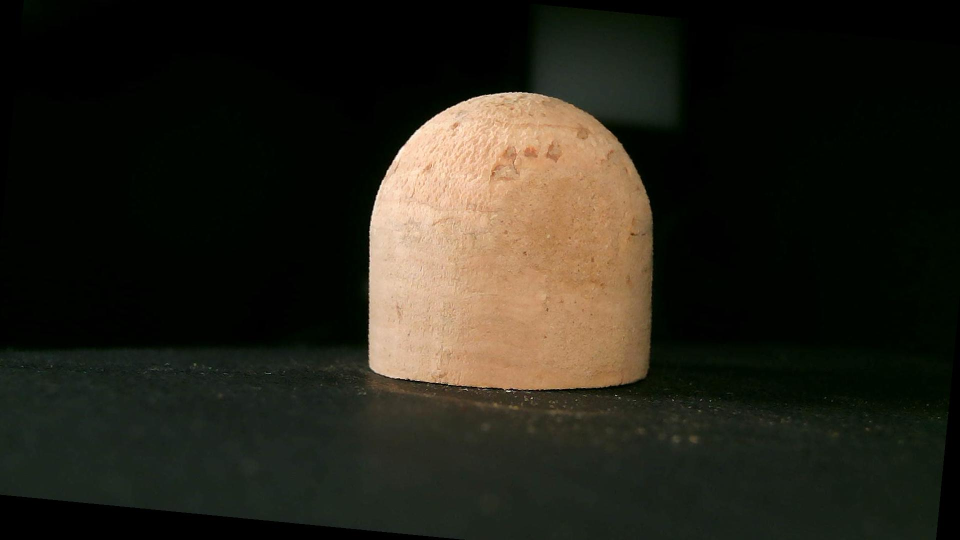
#> input picture Img/17_camB._mify.jpg, 1920 x 1080 px, given as the content of the folder ../Batch_Img, which was not available (shown at 1/2 size)
$ python rotate.py
#> lines starting #> are read from the running program, lines starting #| are printed output that depends on the picture; after the words box and inside, x2 and y2 are one past the last pixel; in counts of white or black regions, pixels touching at a corner belong together; pictures that were not available may be replaced by others from this repository, and a replacement may not be noted
### CoordinateV2/edge_detection.py
import math

import cv2
import numpy as np
import re
import os
from PIL import Image

#边缘检测函数，返回一个二值图
def detection(img_path):

    # #生成宽1080，长1920的白色背景
    # bg = np.zeros((1080, 1920), np.uint8)
    # # 白色背景
    # bg.fill(255)

    np.set_printoptions(threshold=np.inf)
    # # 导入图像
    img = cv2.imread(img_path)
    #下采样
    # img = cv2.pyrDown(cv2.imread(img_path, cv2.IMREAD_UNCHANGED))
    # 对比度调节
    img = cv2.convertScaleAbs(img, 0, 3)
    # 图像二值化
    image = cv2.cvtColor(img, cv2.COLOR_BGR2RGB)
    # 图像灰度化
    gray = cv2.cvtColor(image, cv2.COLOR_RGB2GRAY)
    # 设置卷积核
    kernel = np.ones((10, 10), np.uint8)
    # kernel = np.ones((10, 10), np.uint8)
    # 图像开运算,形态学开运算
    result = cv2.morphologyEx(gray, cv2.MORPH_OPEN, kernel)
    # 高斯滤波降噪
    lenna = cv2.GaussianBlur(result, (5, 5), 0)
    # Canny边缘检测，50为低阈值low，150为高阈值high
    canny = cv2.Canny(lenna, 0, 255)


    # # 轮廓提取
    # contours, _ = cv2.findContours(canny, cv2.RETR_TREE, cv2.CHAIN_APPROX_SIMPLE)  # 根据二值图找轮廓
    # # 将轮廓绘制在背景上
    # cv2.drawContours(bg, contours, 0, (0, 0, 255), 3)  # 把轮廓画在原图上（0,0,255） 表示 RGB 三通道，红色
    # # 图像二值化
    # bg = cv2.cvtColor(bg, cv2.COLOR_BGR2RGB)
    # # 图像灰度化
    # gray = cv2.cvtColor(bg, cv2.COLOR_RGB2GRAY)

    return canny
def opration_on_detection(img_path):
    canny = detection(img_path)
    img = cv2.imread(img_path, cv2.IMREAD_UNCHANGED)
    contours, hierarchy = cv2.findContours(canny, cv2.RETR_EXTERNAL, cv2.CHAIN_APPROX_SIMPLE)


    #找出contours中最大的一组，之给最大的一组数据做下列操作
    max_score = 0
    max_contour = 0
    for j in contours:
        if (j.size > max_score):
            max_score = j.size
            max_contour = j
    c = max_contour


    #找最小矩形，默认图没有旋转
    x, y, w, h = cv2.boundingRect(c)
    top_y = y
    left_upper = [x,y]
    #绘制矩阵
    # cv2.rectangle(img, (x, y), (x + w, y + h), (0, 255, 0), 2)


    # 查找最小区域，适用于图旋转后
    rect = cv2.minAreaRect(c)
    # 计算最小面积矩形的坐标
    box = cv2.boxPoints(rect)
    # 将坐标标准化为整数
    box = np.int0(box)
    # 绘制等高线
    cv2.drawContours(img, [box], 0, (0, 0, 255), 3)


    # 计算最小封闭圆的中心和半径
    (x, y), radius = cv2.minEnclosingCircle(c)
    # 转换为整数
    center = (int(x), int(y))
    radius = int(radius)
    # 画圆
    img = cv2.circle(img, center, radius, (0, 255, 0), 2)

    #椭圆拟合
    test = c
    new_c = []
    # middle = abs((box[0][1]+box[1][1])/2)
    middle = abs(top_y+h/2)
    shape = test.shape
    for i in range(0, shape[0]):
        k = test[i]
        if(k[0][1]<middle):
            new_c.append(k)
    new_c = np.array(new_c)

    (x, y), radius = cv2.minEnclosingCircle(new_c)
    # 转换为整数
    center = (int(x), int(y))
    radius = int(radius)
    # 画圆
    img = cv2.circle(img, center, radius, (0, 255, 0), 2)

    (cx, cy), (a, b), angle = cv2.fitEllipse(new_c)
    #center 为焦点距离的一半
    center_t = math.sqrt(b*b-a*a)
    #e为离心率
    e = center_t/a
    # 绘制椭圆
    cv2.ellipse(img, (np.int32(cx), np.int32(cy)),
               (np.int32(a / 2), np.int32(b / 2)), angle, 0, 360, (0, 0, 255), 2, 8, 0)

    #绘制边界
    # cv2.drawContours(img, contours, -1, (255, 0, 0), 3)
    cv2.drawContours(img, contours, -1, (0, 0, 255), -1)

    #得到的绘制后的图像，得到的矩阵左上角的点，高度。宽度，得到的离心率
    return img,left_upper,w,h,e,a,b,w*h/2+math.pi*radius*radius/2
def  area(img_path):

    #必须要闭合的才能做

    # canny = detection(img_path)
    # contous, hierarchy = cv2.findContours(canny, cv2.RETR_EXTERNAL, cv2.CHAIN_APPROX_SIMPLE)
    #
    # max_score = 0
    # max_number = 0
    # for j in contous:
    #     if (j.size > max_score):
    #         max_score = j.size
    #         max_number = j
    # m = max_number
    #
    # c = m
    #
    # # 定义能包含此裂缝的最小矩形，矩形为水平方向
    # left_x = min(c[:, 0, 0])
    # right_x = max(c[:, 0, 0])
    # down_y = max(c[:, 0, 1])
    # up_y = min(c[:, 0, 1])
    #
    # # 构造包含轮廓的矩形的所有像素点
    # Nx = 2 ** 8
    # Ny = 2 ** 8
    # pixel_X = np.linspace(left_x, right_x, Nx)
    # pixel_Y = np.linspace(up_y, down_y, Ny)
    # # 从坐标向量中生成网格点坐标矩阵
    # xx, yy = np.meshgrid(pixel_X, pixel_Y)
    # # 筛选出轮廓内所有像素点
    # in_list = []
    # for i in range(pixel_X.shape[0]):
    #     for j in range(pixel_X.shape[0]):
    #         # cv2.pointPolygonTest可查找图像中的点与轮廓之间的最短距离.当点在轮廓外时返回负值，当点在内部时返回正值，如果点在轮廓上则返回零
    #         # 统计裂缝内的所有点的坐标
    #         if cv2.pointPolygonTest(c, (xx[i][j], yy[i][j]), False) > 0:
    #             in_list.append((xx[i][j], yy[i][j]))
    # in_point = np.array(in_list)
    # # # 绘制轮廓
    # # img_original = cv2.imread(img_path)
    # # cv2.drawContours(img_original, contous, -1, (0, 0, 255), -1)
    # # cv2.imshow('Inscribed_circle', img_original)
    # # # cv2.imwrite('inference/output/Inscribed_circle.png', img_original)
    # # cv2.waitKey(0)
    # return in_point.shape[0]


    #对于不闭合的也能计算
    img = cv2.pyrDown(cv2.imread(img_path, cv2.IMREAD_UNCHANGED))
    ret, thresh = cv2.threshold(cv2.cvtColor(img.copy(), cv2.COLOR_BGR2GRAY), 127, 255, cv2.THRESH_BINARY)
    contours, hierarchy = cv2.findContours(thresh, cv2.RETR_EXTERNAL, cv2.CHAIN_APPROX_SIMPLE)
    area = 0
    for i in contours:
        area += cv2.contourArea(i)

    # cv2.drawContours(img, contours, -1, (255, 0, 0), 1)
    # cv2.imshow("contours", img)

    cv2.waitKey(1)
    return area

# [10 lines left out: function cal_abs, not called in this run]

def eval_all(img_path):


    #默认摆正
    # rotate(img_path)
    stand_area_score = 0
    stand_circularity_score = 0
    stand_height_score = 0


    aggregate = opration_on_detection(img_path)
    # 归一化，需要做
    area_score = area(img_path)
    circularity_score = aggregate[4]
    height_score = aggregate[3]

    stand_area_score = aggregate[7]
    stand_circularity_score = 0
    stand_height_score = 600

    area_Dif = abs(stand_area_score-area_score)
    circularity_Dif = abs(stand_circularity_score-circularity_score)
    height_Dif = abs(stand_height_score - height_score)

    area_threshold = 250000
    circularity_threshold = 0.35
    height_threshold = 100

    cv2.imshow(img_path, aggregate[0])

    # cv2.waitKey(1000)
    # cv2.destroyWindow(img_path)

    cv2.waitKey(0)
    # 主要的逻辑检测部分
    if((area_Dif>area_threshold)or(circularity_Dif>circularity_threshold)or(height_Dif>height_threshold)):
        return False
    else:
        return True


    # [12 lines of commented-out code are left out]

def sort_key(s):
    # 排序关键字匹配
    # 匹配开头数字序号
    if s:
        try:
            c = re.findall('^\d+', s)[0]
        except:
            c = -1
        return int(c)

def strsort(alist):
    alist.sort(key=sort_key)
    return alist

def Batch_processing(Img_Dir):

    image_list = os.listdir(Img_Dir)

    #按照开头的数字进行排序
    strsort(image_list)


    for image in image_list:
        img_path = Img_Dir+'/'+image

        result = eval_all(img_path)
        print(img_path+"的结果："+str(result))
        #         核心代码，把对每一张图片要做的事情放在这里
        #         评估所有的照片质量


# img_path = "../Img/baminton_1.jpg"
# area = area(img_path)
# print(area)
#Img_Dir 为图片路径
Img_Dir = "../Batch_Img"
Batch_processing(Img_Dir)
#> in detection, img is the input picture: shape (1080, 1920, 3); mean B, G, R 25.6, 35.4, 38
#> in detection, `canny = cv2.Canny(lenna, 0, 255)`:
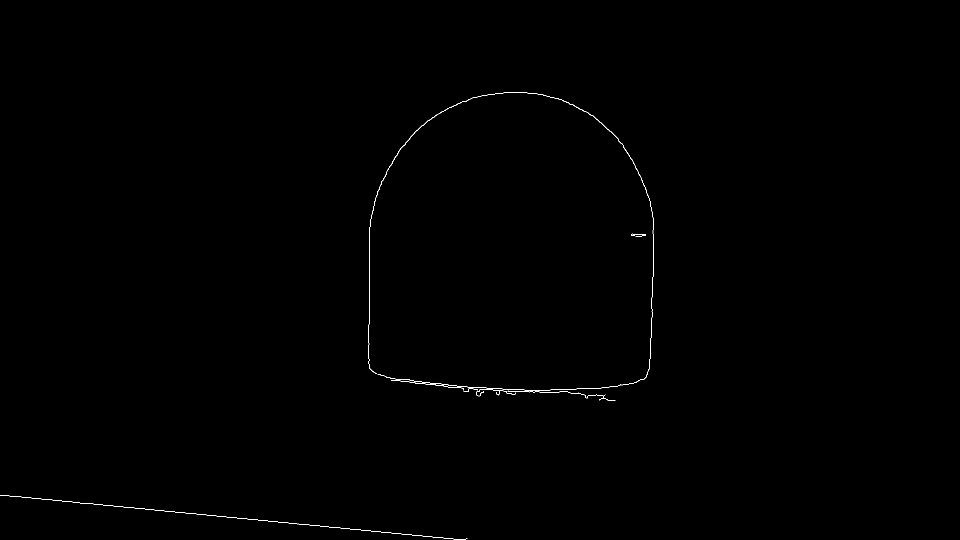
#> canny: shape (1080, 1920) (shown at 1/2 size); 0.18% white in thin lines or dots, all inside (x1, y1, x2, y2) = (0, 185, 1307, 1080)
#> in opration_on_detection, `contours, hierarchy = cv2.findContours(canny, cv2.RETR_EXTERNAL, cv2.C..`: contours = 7 contours, 5 with area under 20; largest, box (x1, y1, x2, y2) and area: (737, 185, 1307, 781) 292, (1262, 467, 1292, 473) 34
#> the loop in opration_on_detection, `for j in contours:` made 7 passes
#> max_score on passes 1, 7: 734, 2078
#> after the loop in opration_on_detection, `for j in contours:`: max_contour = contour of 1039 points, box (x1, y1, x2, y2) (737, 185, 1307, 781), area 292; max_score = 2078
#> in opration_on_detection, `c = max_contour`: c has the same summary as max_contour
#> in opration_on_detection, `x, y, w, h = cv2.boundingRect(c)`: x = 737; y = 185; w = 570; h = 596
#> in opration_on_detection, `top_y = y`: top_y = 185
#> in opration_on_detection, `left_upper = [x,y]`: left_upper = [737, 185]
#> in opration_on_detection, `rect = cv2.minAreaRect(c)`: rect = ((1022.5, 482.3), (595, 568.2), -89.53)
#> in opration_on_detection, `box = cv2.boxPoints(rect)`: box = [[1304.1, 782.1], [736, 777.5], [740.8, 182.5], [1309, 187.1]]
#> in opration_on_detection, `box = np.int0(box)`: box = [[1304, 782], [735, 777], [740, 182], [1308, 187]]
#> in opration_on_detection, `(x, y), radius = cv2.minEnclosingCircle(c)`: x = 1022.1; y = 532.4; radius = 349.3
#> in opration_on_detection, `center = (int(x), int(y))`: center = (1022, 532)
#> in opration_on_detection, `radius = int(radius)`: radius = 349
#> in opration_on_detection, `test = c`: test has the same summary as max_contour
#> in opration_on_detection, `middle = abs(top_y+h/2)`: middle = 483
#> the loop in opration_on_detection, `for i in range(0, shape[0]):` made 1039 passes
#> k on passes 1 to 3: [[1007, 185]], [[1006, 186]], [[999, 186]]
#> after the loop in opration_on_detection, `for i in range(0, shape[0]):`: new_c = 708 items, first 6: [[1007, 185]], [[1006, 186]], [[999, 186]], [[998, 187]], [[990, 187]], [[989, 188]]
#> in opration_on_detection, `new_c = np.array(new_c)`: new_c = contour of 708 points, box (x1, y1, x2, y2) (739, 185, 1307, 468), area 256
#> in opration_on_detection, `(x, y), radius = cv2.minEnclosingCircle(new_c)`: x = 1022.7; y = 451; radius = 283.7
#> in opration_on_detection, `center = (int(x), int(y))`: center = (1022, 451)
#> in opration_on_detection, `radius = int(radius)`: radius = 283
#> in opration_on_detection, `(cx, cy), (a, b), angle = cv2.fitEllipse(new_c)`: cx = 1022.4; cy = 481.4; a = 567.6; b = 597.6; angle = 10.91
#> in opration_on_detection, `center_t = math.sqrt(b*b-a*a)`: center_t = 187.1
#> in opration_on_detection, `e = center_t/a`: e = 0.33
#> in opration_on_detection, `cv2.drawContours(img, contours, -1, (0, 0, 255), -1)`:
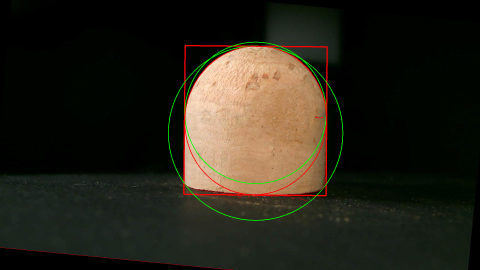
#> img: shape (1080, 1920, 3) (shown at 1/4 size); mean B, G, R 25.1, 36, 39.4
#> in eval_all, `aggregate = opration_on_detection(img_path)`: aggregate = 8 items
#> in area, `ret, thresh = cv2.threshold(cv2.cvtColor(img.copy(), cv2.COLOR_BGR2GRA..`:
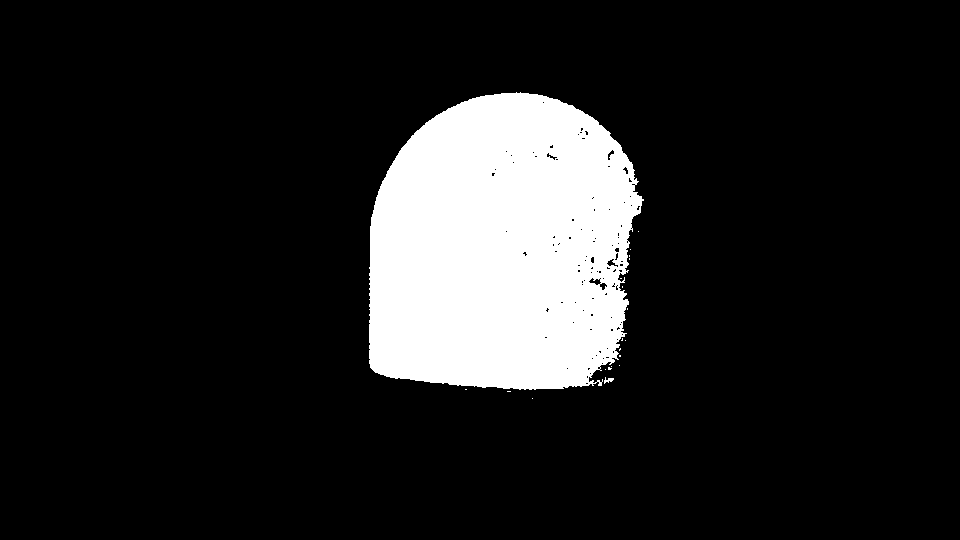
#> thresh: shape (540, 960); 13% white; 20 white regions (18 under 20 px)
#> in area, `contours, hierarchy = cv2.findContours(thresh, cv2.RETR_EXTERNAL, cv2...`: contours = 20 contours, 18 with area under 20; largest, box (x1, y1, x2, y2) and area: (369, 92, 644, 390) 67473, (604, 377, 614, 384) 20
#> the loop in area, `for i in contours:` made 20 passes
#> (i, area) on passes 5, 7, 8, 9, 10, 11, 12, 13: ([[605, 369]], 20), ([[611, 366]], 24), ([[619, 365]], 24), ([[619, 355], [619, 356], [620, 356], [620, 355]], 25), ([[620, 348], [619, 349], [619, 350], [620, 349]], 26), ([[625, 340]], 26), ([[622, 338], [622, 339], [621, 340], [622, 340]], 26.5), ([[627, 308], [627, 309]], 26.5)
#> after the loop in area, `for i in contours:`: area = 67499.5
#> in eval_all, `circularity_score = aggregate[4]`: circularity_score = 0.33
#> in eval_all, `height_score = aggregate[3]`: height_score = 596
#> in eval_all, `stand_area_score = aggregate[7]`: stand_area_score = 295663.5
#> in eval_all, `area_Dif = abs(stand_area_score-area_score)`: area_Dif = 228164
#> in eval_all, `circularity_Dif = abs(stand_circularity_score-circularity_score)`: circularity_Dif = 0.33
#> in eval_all, `height_Dif = abs(stand_height_score - height_score)`: height_Dif = 4

### Coordinate/edge_detection.py
import cv2
import numpy as np

from PIL import Image
# np.set_printoptions(threshold=np.inf)
#输入一张图，输入改图的边缘检测图
#返回值必须是一个闭合的轮廓，且轮廓外的值均相等
#轮廓值为255，非轮廓值为0
def detection(img_path):

    #生成宽1080，长1920的白色背景
    bg = np.zeros((1080, 1920), np.uint8)
    # 白色背景
    bg.fill(255)

    np.set_printoptions(threshold=np.inf)
    # 导入图像
    img = cv2.imread(img_path)

    # 对比度调节
    img = cv2.convertScaleAbs(img, 0, 3)
    # 图像二值化
    image = cv2.cvtColor(img, cv2.COLOR_BGR2RGB)
    # 图像灰度化
    gray = cv2.cvtColor(image, cv2.COLOR_RGB2GRAY)
    # 设置卷积核
    kernel = np.ones((10, 10), np.uint8)
    # kernel = np.ones((10, 10), np.uint8)
    # 图像开运算,形态学开运算
    result = cv2.morphologyEx(gray, cv2.MORPH_OPEN, kernel)
    # 高斯滤波降噪
    lenna = cv2.GaussianBlur(result, (5, 5), 0)
    # Canny边缘检测，50为低阈值low，150为高阈值high
    canny = cv2.Canny(lenna, 0, 255)


    # 轮廓提取
    contours, _ = cv2.findContours(canny, cv2.RETR_TREE, cv2.CHAIN_APPROX_SIMPLE)  # 根据二值图找轮廓
    # 将轮廓绘制在背景上
    cv2.drawContours(bg, contours, 0, (0, 0, 255), 3)  # 把轮廓画在原图上（0,0,255） 表示 RGB 三通道，红色
    # 图像二值化
    bg = cv2.cvtColor(bg, cv2.COLOR_BGR2RGB)
    # 图像灰度化
    gray = cv2.cvtColor(bg, cv2.COLOR_RGB2GRAY)

    return gray


#失败，不太可取
# [20 lines left out: function detectionv2, not called in this run]

### Coordinate/Top_coordinate.py
from Coordinate import edge_detection
#计算返回顶点的坐标
def Top_coordinate(img_path):
    gray = edge_detection.detection(img_path)
    shape = gray.shape
    top = 200
    sign = 0
    # 求最高顶点
    j0 = 0
    for i in range(0, shape[0]):  # shape[0]X轴（从左到右），切片，步长：10
        k = 0
        for j in range(0, shape[1]):
            # 获取像素点
            value = gray[i, j]  # 一幅图的所有像素点
            # print("",value)
            # 获取轮廓
            if (value > 150):  # 轮廓边的点
                if (sign == 0):
                    top = i
                    j0 = j
                    sign = 1
                k = k + 1
        if (k != 0):
            j0 = j0 + round(k / 2)
            break
    return top,j0

### Coordinate/right_x.py
from Coordinate import Top_coordinate
from Coordinate import edge_detection

#求最左边最右边点的函数right_x，调用了Top_coordinate
def right_x(img_path):
    top_x, top_y = Top_coordinate.Top_coordinate(img_path)
    gray = edge_detection.detection(img_path)
    shape = gray.shape

    left = [top_x, top_y]
    right = [top_x, top_y]
    for i in range(0, shape[0]):
        for j in range(0, shape[1]):
            value = gray[i, j]
            if (value > 150):
                if (left[1] > j):
                    left[1] = j
                    left[0] = i
                if (right[1] < j):
                    right[1] = j
                    right[0] = i

    return left, right

### Coordinate/rotate.py
import math
from PIL import Image
from Coordinate import right_x
from CoordinateV2 import edge_detection


def rotate(img_path):

    gray = edge_detection.detection(img_path)
#> call 2 of detection, with img_path = '../Img/baminton_1.jpg'
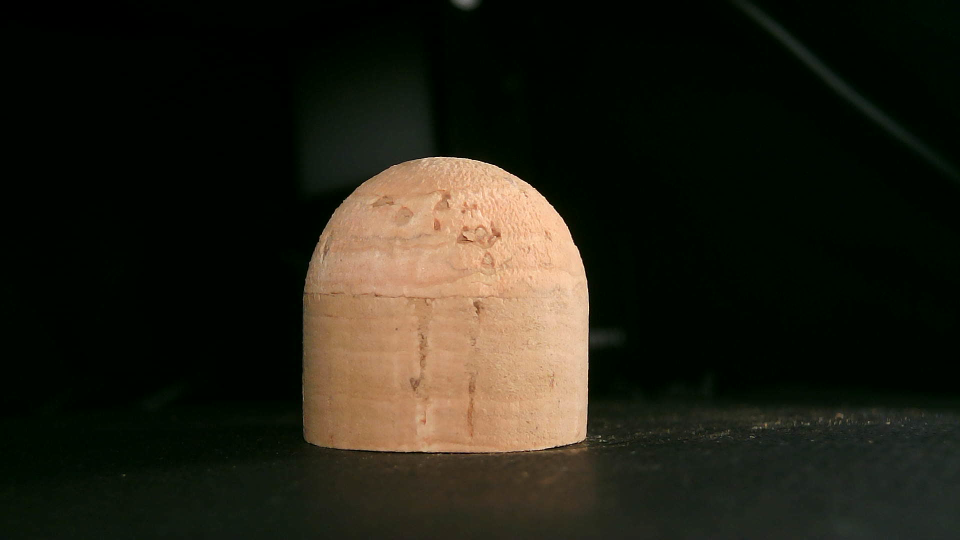
#> input picture Img/baminton_1.jpg, 1920 x 1080 px (shown at 1/2 size)
#> in detection, img is the input picture: shape (1080, 1920, 3); mean B, G, R 22.2, 33.2, 35.5
#> in detection (call 2), `canny = cv2.Canny(lenna, 0, 255)`:
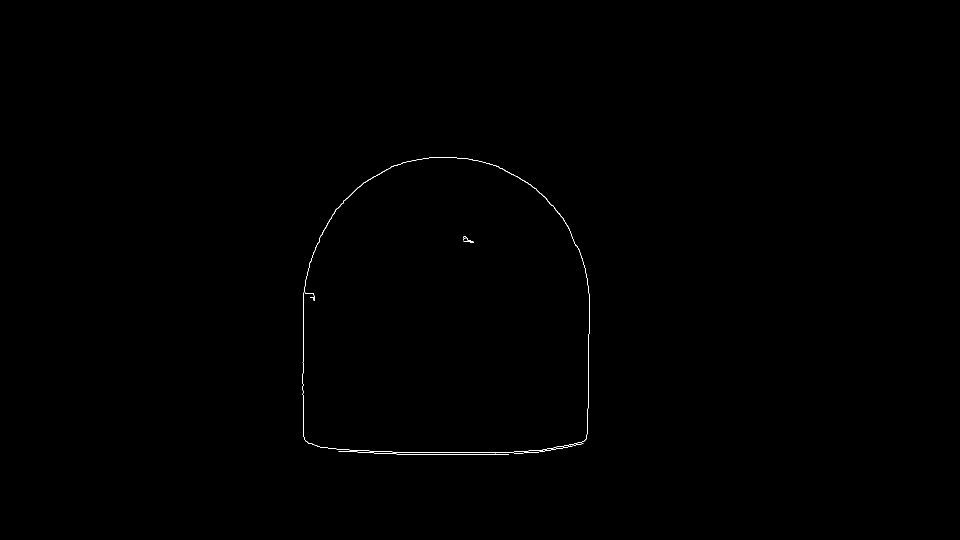
#> canny: shape (1080, 1920) (shown at 1/2 size); 0.13% white in thin lines or dots, all inside (x1, y1, x2, y2) = (605, 314, 1180, 910)

    left,right = right_x.right_x(img_path)
#> in detection, `contours, _ = cv2.findContours(canny, cv2.RETR_TREE, cv2.CHAIN_APPROX_..`: contours = 11 contours, 8 with area under 20; largest, box (x1, y1, x2, y2) and area: (605, 314, 1180, 906) 298452, (605, 314, 1180, 906) 298198, (926, 473, 947, 486) 25
#> in detection, `cv2.drawContours(bg, contours, 0, (0, 0, 255), 3)`:
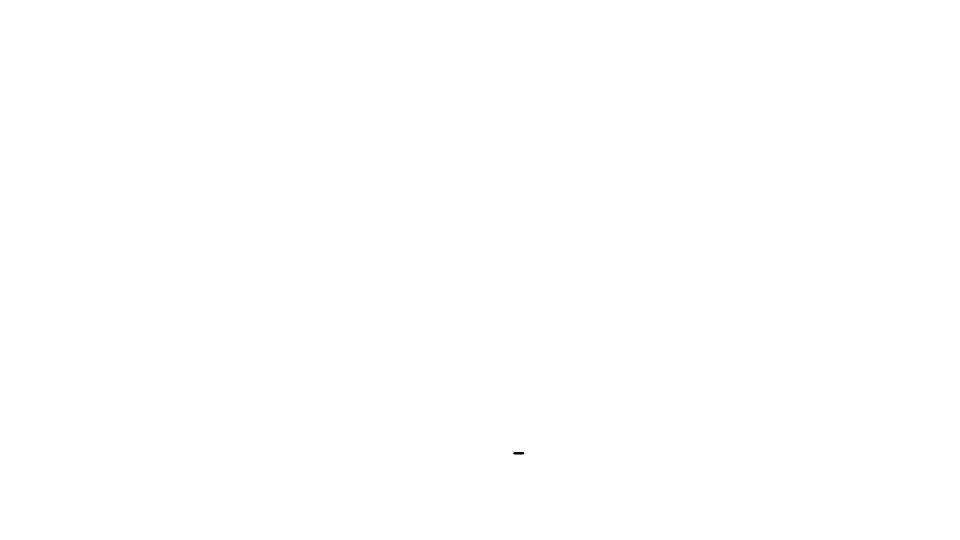
#> bg: shape (1080, 1920) (shown at 1/2 size); 100% white; 1 black region, box (x1, y1, x2, y2) and area: (1026, 904, 1049, 909) 103
#> after the loop in Top_coordinate, `for i in range(0, shape[0]):`: j0 = 960; sign = 1; top = 0
#> in right_x, `top_x, top_y = Top_coordinate.Top_coordinate(img_path)`: top_y = 960
#> in right_x, `left = [top_x, top_y]`: left = [0, 960]
#> after the loop in right_x, `for i in range(0, shape[0]):`: left = [0, 0]; right = [0, 1919]
#> left = [0, 0]; right = [0, 1919]

    slope = ((left[0]-right[0])/(left[1]-right[1]))
#> slope = 0

    print(slope)
#| -0.0

    h = math.atan(slope)
#> h = 0
    a = math.degrees(h)
#> a = 0

    im = Image.open(img_path)

    im_rotate = im.rotate(a-25)
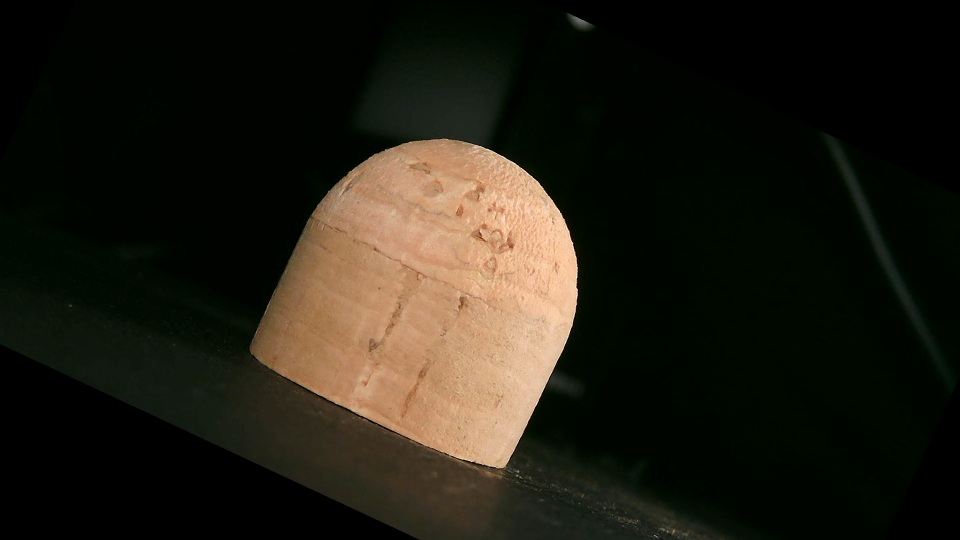
#> im_rotate: PIL image 1920x1080 RGB (shown at 1/2 size); mean R, G, B 33.1, 29.9, 19.9

    im_rotate.save(img_path[:-3]+"_mify.jpg")


#TEST  --------------------------
m = math.atan(0.48)
k = math.degrees(m)
img_path = "../Img/baminton_1.jpg"
rotate(img_path)
print("ok")
